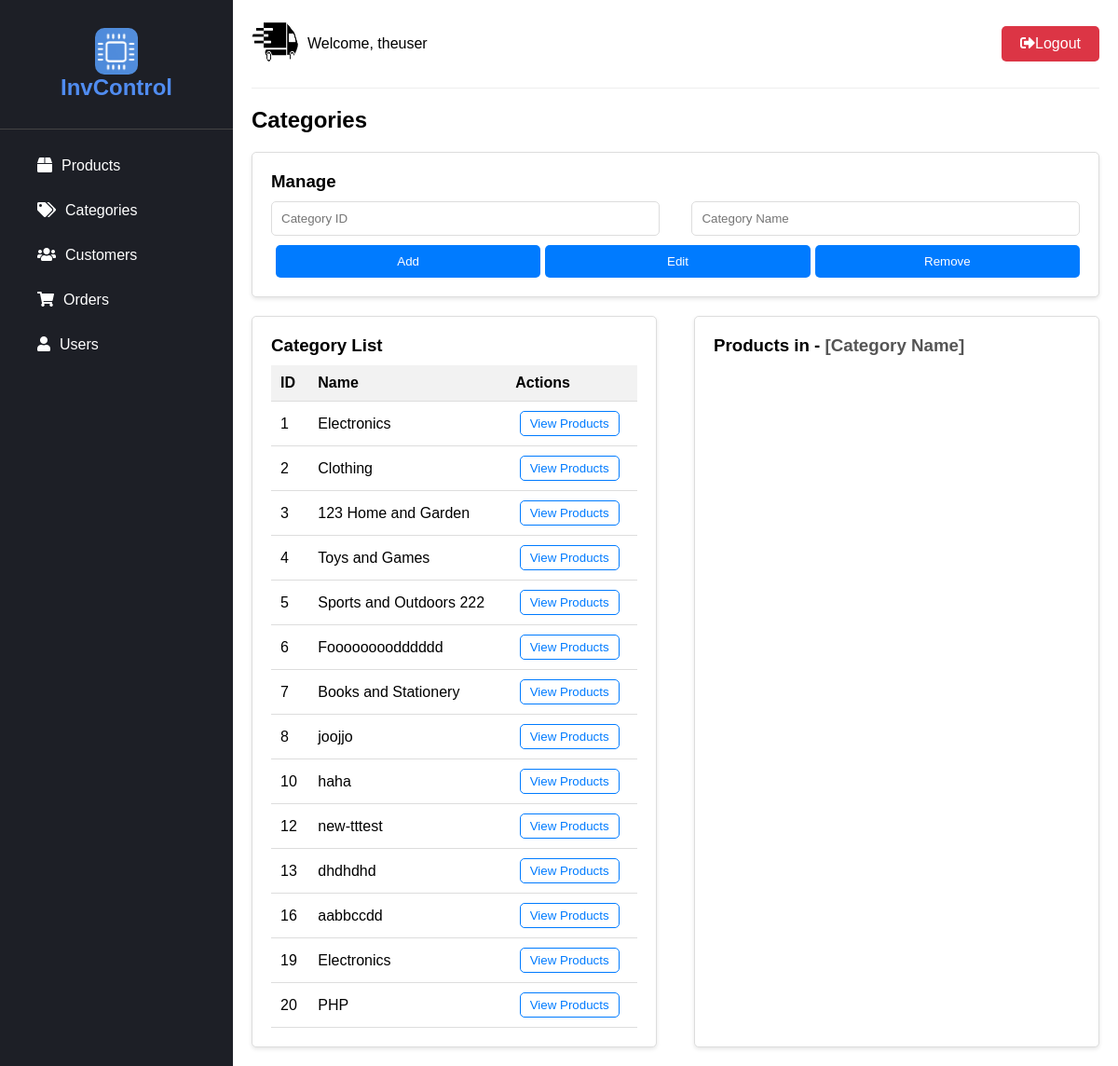
The app's page /dash-catg.php (signed in) with its own data.
### tables this page shows
CREATE TABLE `category` (
  `id` int(11) NOT NULL,
  `name` varchar(250) NOT NULL
);

### dash-catg.php (the view, shortened to what this page needs)
<?php
require_once 'db_connect.php';
$sql = "SELECT * FROM category";
$stmt = $conn->prepare($sql);
$stmt->execute();
?>
<!DOCTYPE html>
<html>
<head>
    <link rel="stylesheet" href="https://cdnjs.cloudflare.com/ajax/libs/font-awesome/5.15.4/css/all.min.css">
    <link rel="stylesheet" href="css/common-style.css">
    <link rel="stylesheet" href="css/catg-style.css">
</head>
<body>
<?php include 'common-section.php'; ?>
        <h2>Categories</h2>
<div class="category-section">
<div class="category-form">
  <h3>Manage</h3>
  <form action="category.php" method="post">
    <input type="number" name="id" id="category_id" placeholder="Category ID">
    <input type="text" name="name" id="category_name" placeholder="Category Name">
    <div class="form-buttons">
      <button type="submit" name="add" class="add-btn">Add</button>
      <button type="submit" name="edit" class="edit-btn">Edit</button>
      <button type="submit" name="remove" class="remove-btn">Remove</button>
    </div>
  </form>
</div>
<div class="category-table">
  <h3>Category List</h3>
  <table>
    <thead>
      <tr>
        <th>ID</th>
        <th>Name</th>
        <th>Actions</th>
      </tr>
    </thead>
    <tbody>
      <?php
        while ($row = $stmt->fetch(PDO::FETCH_ASSOC)) {
          echo "<tr>";
          echo "<td>".$row['id']."</td>";
          echo "<td>".$row['name']."</td>";
          echo "<td>";
          echo "<button class='view-products-btn' data-category-id='".$row['id']."' data-category-name='".$row['name']."'>View Products</button>";
          echo "</td>";
          echo "</tr>";
        }
      ?>
    </tbody>
  </table>
</div>
<div class="product-table">
  <h3>Products in - <span id="categoryName" style="color:#555">[Category Name]</span></h3>
</div>
</div>
        </div>
    </div>
</body>
</html>

### common-section.php (shortened to what this page needs)
<?php
$user_fullname = $_SESSION['fullname'];
$user_role = $_SESSION['user_role'];
$profilePicture = $_SESSION['profile_picture'];
$manage_users = "";
if($user_role == 'admin'){
    $manage_users = '<li><a href="dash-user.php"><i class="fas fa-user"></i>Users</a></li>';
}
echo '<div class="sidebar">
        <div class="logo">
            <h2><a href="dashboard.php"><img src="invcontrol-logo.png" alt="InvControl Logo" style="height: 50px; vertical-align: middle; border-radius: 10px;"> InvControl</a></h2>
        </div>
        <ul>
            <li><a href="dash-prod.php"><i class="fas fa-box"></i>Products</a></li>
            <li><a href="dash-catg.php"><i class="fas fa-tags"></i>Categories</a></li>
            <li><a href="dash-cust.php"><i class="fas fa-users"></i>Customers</a></li>
            <li><a href="dash-order.php"><i class="fas fa-shopping-cart"></i>Orders</a></li>
            '. $manage_users .'
        </ul>
    </div>
    <div class="main-content">
        <div class="header">
            <div class="user">
                <a href="profail.php"><img src="'. $profilePicture .'" alt="User Image" style="border-radius: 50%;"></a>
                <span>Welcome, '. $user_fullname .'</span>
            </div>
            <a href="logout.php" class="logout-btn"><i class="fas fa-sign-out-alt"></i>Logout</a>
        </div>
        <div class="content">';
?>

### common-style.css (style rules this page uses)
* { box-sizing: border-box; margin: 0; padding: 0; font-family: Arial, sans-serif; }
.sidebar { width: 250px; height: 100%; background-color: #1d1f26; position: fixed; left: 0; top: 0; overflow-y: auto; }
.sidebar .logo { padding: 20px; color: #fff; text-align: center; border-bottom: 1px solid #444; }
.sidebar .logo h2 a { color: #508cf0; display: block; padding: 10px 20px; text-decoration: none; }
.sidebar ul { list-style: none; padding: 20px; }
.sidebar ul li a { color: #fff; display: block; padding: 10px 20px; text-decoration: none; border-radius: 5px; margin-bottom: 10px; transition: background-color 0.3s ease; }
.sidebar ul li a i { margin-right: 10px; }
.main-content { margin-left: 250px; padding: 20px; }
.header { display: flex; justify-content: space-between; align-items: center; border-bottom: 1px solid #eee; padding-bottom: 20px; margin-bottom: 20px; }
.user { display: flex; align-items: center; }
.user img { width: 50px; height: 50px; border-radius: 50%; margin-right: 10px; }
.logout-btn { background-color: #dc3545; color: #fff; border: none; padding: 10px 20px; border-radius: 5px; text-decoration: none; transition: background-color 0.3s ease; }
.content h2 { margin-bottom: 20px; font-size: 24px; }

### catg-style.css (style rules this page uses)
.category-section { display: flex; flex-wrap: wrap; justify-content: space-between; margin-top: 20px; }
.category-table { width: calc(50% - 20px); padding: 20px; border: 1px solid #ddd; border-radius: 5px; background-color: #fff; box-shadow: 0 2px 4px rgba(0, 0, 0, 0.1); }
.category-table h3 { margin-bottom: 10px; }
.category-table table { width: 100%; border-collapse: collapse; }
.category-table th, .category-table td { padding: 10px; text-align: left; border-bottom: 1px solid #ddd; }
.category-table th { font-weight: bold; background-color: #f2f2f2; }
.category-table td:last-child { text-align: center; }
.category-table .view-products-btn { background-color: #fff; color: #007bff; border: 1px solid #007bff; border-radius: 5px; padding: 5px 10px; cursor: pointer; margin-right: 5px; transition: all 0.3s ease; }
.product-table { width: calc(50% - 20px); padding: 20px; border: 1px solid #ddd; border-radius: 5px; background-color: #fff; box-shadow: 0 2px 4px rgba(0, 0, 0, 0.1); }
.product-table h3 { margin-bottom: 10px; }
.category-form { width: 100%; margin-bottom: 20px; padding: 20px; border: 1px solid #ddd; border-radius: 5px; background-color: #fff; box-shadow: 0 2px 4px rgba(0, 0, 0, 0.1); }
.category-form h3 { margin-bottom: 10px; }
.category-form form { display: flex; flex-wrap: wrap; justify-content: space-between; align-items: center; }
.category-form input { padding: 10px; margin-bottom: 10px; border: 1px solid #ddd; border-radius: 5px; width: 48%; outline: none; }
.category-form .form-buttons { width: 100%; display: flex; justify-content: flex-end; }
.category-form button { background-color: #007bff; color: #fff; border: none; border-radius: 5px; padding: 10px; cursor: pointer; margin-left: 5px; transition: all 0.3s ease; width:33%; }

### records on screen
category: id "1", name "Electronics"
category: id "2", name "Clothing"
category: id "3", name "123 Home and Garden"
category: id "4", name "Toys and Games"
category: id "5", name "Sports and Outdoors 222"
category: id "6", name "Foooooooodddddd"
category: id "7", name "Books and Stationery"
category: id "8", name "joojjo"
category: id "10", name "haha"
category: id "12", name "new-tttest"
category: id "13", name "dhdhdhd"
category: id "16", name "aabbccdd"
category: id "19", name "Electronics"
category: id "20", name "PHP"

### other values on screen
$user_fullname "theuser"
